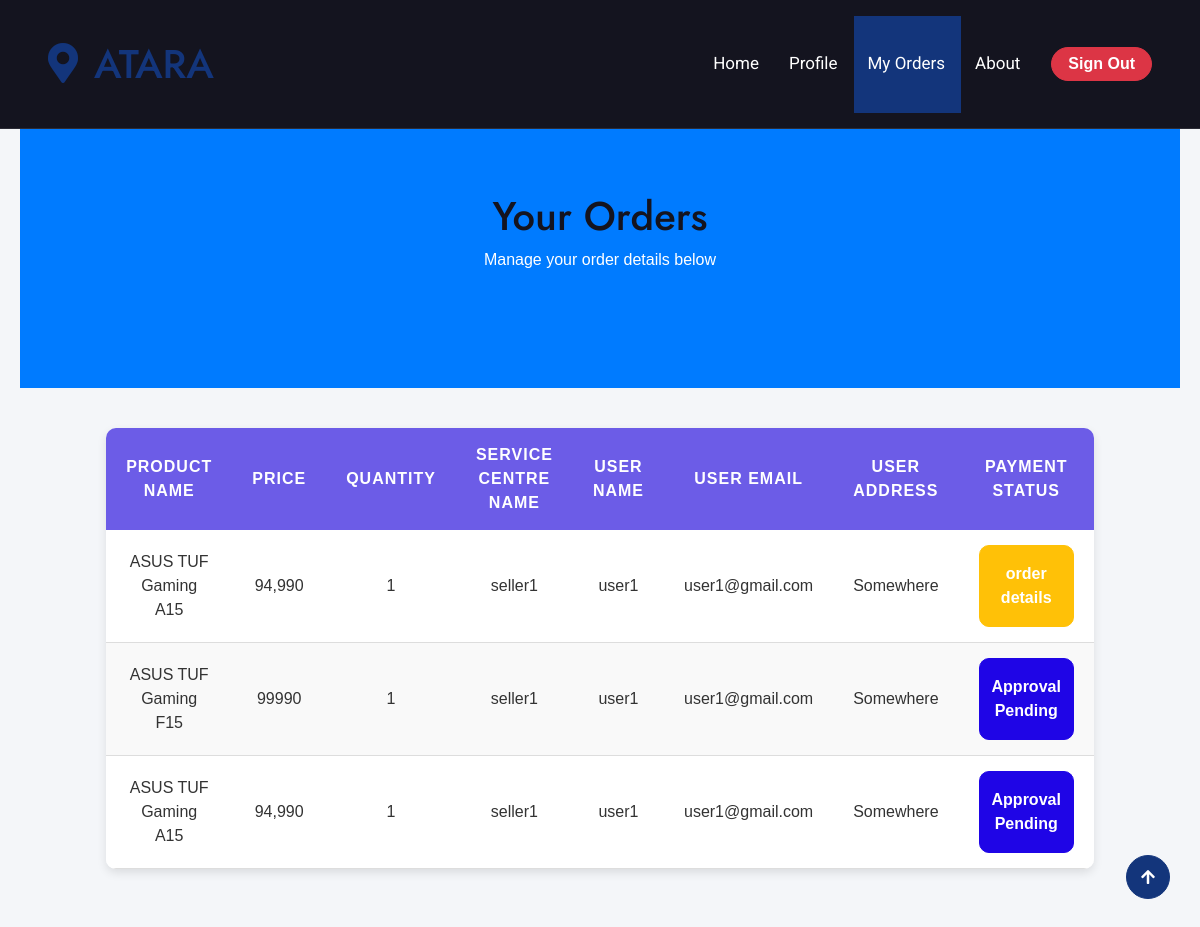
Screenshot of /user/uorder/ (signed in) with the database file from the repository.
### user/models.py (models this page shows, shortened)
class book_TB(models.Model):
    ProductName=models.CharField(max_length=450)
    Price=models.CharField(max_length=250)
    ServiceCentreName=models.CharField(max_length=450)
    Quantity=models.CharField(max_length=50)
    AddAddress=models.CharField(max_length=1000)
    sp=models.ForeignKey(padd_DB,on_delete=models.CASCADE,null=True)
    Services=models.ForeignKey(Service_DB,on_delete=models.CASCADE,null=True)
    uf=models.ForeignKey(com_TB,on_delete=models.CASCADE,null=True)
    Paymentstatus = models.BooleanField(default=False)
    Bookingstatus = models.BooleanField(default=False)
    source = models.CharField(
        max_length=50,
        choices=[('database', 'Database'), ('dataset', 'Dataset')],
        default='database'  # Default to database if not specified
    )  # New field

class com_TB(models.Model):
    Image = models.ImageField(upload_to='profile_images/', null=True, blank=True)
    FullName = models.CharField(max_length=255)
    Email = models.EmailField()
    Password = models.CharField(max_length=255)
    Location = models.CharField(max_length=255)
    Address = models.CharField(max_length=255)
    PinAddress = models.CharField(max_length=10)

### user/views.py (the view)
# urls.py: path('uorder/', views.user_order, name='uorder'),
def user_order(request):
    u=book_TB.objects.filter(uf=request.session['id'])
    return render(request,"user/uorder.html",{'u':u,})

### templates/user/uorder.html (shortened to what this page needs)
<!DOCTYPE html>
{% load static %}
<html lang="en">
    <head>
        <link rel="stylesheet" href="https://use.fontawesome.com/releases/v5.15.4/css/all.css"/>
        <link href="https://cdn.jsdelivr.net/npm/bootstrap-icons@1.4.1/font/bootstrap-icons.css" rel="stylesheet">
        <link href="{% static 'lib/owlcarousel/assets/owl.carousel.min.css' %}" rel="stylesheet">
        <link href="{% static 'lib/lightbox/css/lightbox.min.css' %}" rel="stylesheet">
        <link href="{% static 'css/bootstrap.min.css' %}" rel="stylesheet">
        <link href="{% static 'css/style.css' %}" rel="stylesheet">
    </head>
    <body>
<body>
    <nav class="navbar navbar-expand-lg navbar-light bg-dark px-4 px-lg-5 py-3">
        <a href="#" class="navbar-brand">
            <h1 class="m-0 text-primary"><i class="fa fa-map-marker-alt me-3"></i>ATARA</h1>
        </a>
        <div class="collapse navbar-collapse" id="navbarCollapse">
            <div class="navbar-nav ms-auto py-0">
                <a href="{% url 'uhome' %}" class="nav-item nav-link">Home</a>
                <a href="{% url 'uprofile' %}" class="nav-item nav-link ">Profile</a>
                <a href="{% url 'uorder' %}" class="nav-item nav-link active">My Orders</a>
                <a href="{% url 'uabout' %}" class="nav-item nav-link">About</a>
            </div>
            <a href="#" id="signOutBtn" class="btn btn-danger rounded-pill ms-3 px-3 py-1">
                Sign Out
            </a>
        </div>
    </nav>
    <br>
    <br>
    <div class="hero-header">
        <BR>
        <h1>Your Orders</h2>
        <p>Manage your order details below</p>
    </div>
        <table>
            <thead>
                <tr>
                    <th>Product Name </th>
                    <th>Price</th>
                    <th>Quantity</th>
                    <th>Service Centre Name</th>
                    <th>User Name</th>
                    <th>User Email</th>
                    <th>User Address</th>
                    <th>Payment Status</th>
                </tr>
            </thead>
            <tbody>
                {% for u in u %}
                <tr>
                    <td>{{u.ProductName}}</td>
                    <td>{{u.Price}}</td>
                    <td>{{u.Quantity}}</td>
                    <td>{{u.ServiceCentreName}}</td>
                    <td>{{u.uf.FullName}}</td>
                    <td>{{u.uf.Email}}</td>
                    <td>{{u.uf.Address}}</td>
                    {% if u.Bookingstatus %}
                        <td>
                            {% if u.Paymentstatus %}
                            <div class="col-12">
                                <a class="btn btn-warning text-white w-100 py-3"  tabindex="-1" aria-disabled="true">
                                    order details
                                </a>
                            </div>
                            {% else %}
                                <div class="col-12">
                                    <a class="btn btn-warning text-white w-100 py-3" href="{% url 'bookingpay' u.id %}" tabindex="-1" aria-disabled="true">
                                        Payment Pending
                                    </a>
                                </div>
                            {% endif %}
                        </td>
                    {% else %}
                        <td>
                            <div class="col-12">
                                <button type="button" class="btn btn-secondary text-white w-100 py-3" data-bs-toggle="modal" data-bs-target="#approvalPendingModal">
                                    Approval Pending
                                </button>
                            </div>
                        </td>
                    {% endif %}
                </tr>
                {% endfor %}
            </tbody>
        </table>
    </body>
    </html>
     <a href="#" class="btn btn-primary btn-primary-outline-0 btn-md-square back-to-top"><i class="fa fa-arrow-up"></i></a>
 </body>
</html>

### static/css/style.css (style rules this page uses)
.back-to-top { position: fixed; right: 30px; bottom: 30px; display: flex; width: 45px; height: 45px; align-items: center; justify-content: center; transition: 0.5s; z-index: 99; }
.btn { font-weight: 600; transition: .5s; }
.btn-md-square { width: 44px; height: 44px; }
.btn-square, .btn-sm-square, .btn-md-square, .btn-lg-square { padding: 0; display: flex; align-items: center; justify-content: center; font-weight: normal; border-radius: 50%; }
.btn.btn-primary { box-shadow: inset 0 0 0 0 var(--bs-primary); }
.navbar-light .navbar-nav .nav-link { font-family: 'Roboto', sans-serif; position: relative; padding: 35px 15px; color: var(--bs-white) !important; font-size: 17px; font-weight: 400; outline: none; transition: .5s; }
.navbar-light .navbar-nav .nav-link:hover, .navbar-light .navbar-nav .nav-link.active { color: var(--bs-white) !important; }
.navbar-light .navbar-brand h1 { color: var(--bs-white); }
@media (min-width: 992px) { .navbar-light { position: absolute; width: 100%; top: 0; left: 0; border-bottom: 1px solid rgba(255, 255, 255, .1); z-index: 999; } }
@media (min-width: 992px) { .navbar-light .navbar-nav .nav-link::before { position: absolute; content: ""; width: 100%; height: 0; bottom: -1px; left: 0; background: var(--bs-primary); transition: .5s; z-index: -1; } }
@media (min-width: 992px) { .navbar-light .navbar-nav .nav-link:hover::before, .navbar-light .navbar-nav .nav-link.active::before { height: calc(100% + 1px); left: 1px; } }

### templates/user/uorder.html (style rules this page uses)
body { background: #f8f9fa; }
.navbar-nav .nav-link { transition: all 0.3s ease-in-out; }
.hero-header { background: #007bff; color: white; padding: 100px 0; text-align: center; }
body { font-family: 'Arial', sans-serif; background-color: #f4f6f9; margin: 0; padding: 20px; }
table { width: 80%; margin: 40px auto; border-radius: 10px; overflow: hidden; box-shadow: 0 4px 10px rgba(0, 0, 0, 0.1); background: linear-gradient(45deg, #fff, #f1f1f1); border-collapse: collapse; }
th, td { padding: 15px 20px; text-align: center; font-size: 16px; color: #333; }
th { background-color: #6c5ce7; color: white; text-transform: uppercase; letter-spacing: 1px; }
td { background-color: #fff; border-bottom: 1px solid #ddd; }
tr:nth-child(even) td { background-color: #f9f9f9; }
tr { transition: background-color 0.3s ease; }

### rows the page displays
book_TB: ProductName "ASUS TUF Gaming A15", Price "94,990", Quantity "1", ServiceCentreName "seller1", uf.FullName "user1", uf.Email "user1@gmail.com", uf.Address "Somewhere", Bookingstatus "order details"
book_TB: ProductName "ASUS TUF Gaming F15", Price "99990", Quantity "1", ServiceCentreName "seller1", uf.FullName "user1", uf.Email "user1@gmail.com", uf.Address "Somewhere", Bookingstatus "Approval Pending"
book_TB: ProductName "ASUS TUF Gaming A15", Price "94,990", Quantity "1", ServiceCentreName "seller1", uf.FullName "user1", uf.Email "user1@gmail.com", uf.Address "Somewhere", Bookingstatus "Approval Pending"
